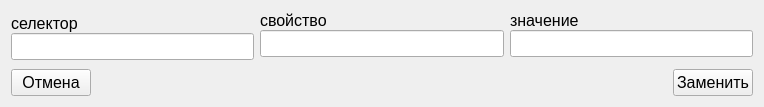
<?xml version="1.0" encoding="UTF-8"?>
<ui version="4.0">
 <class>Form</class>
 <widget class="QWidget" name="Form">
  <property name="geometry">
   <rect>
    <x>0</x>
    <y>0</y>
    <width>764</width>
    <height>107</height>
   </rect>
  </property>
  <property name="windowTitle">
   <string>Form</string>
  </property>
  <layout class="QVBoxLayout" name="verticalLayout">
   <item>
    <layout class="QHBoxLayout" name="horizontalLayout_2">
     <item>
      <layout class="QFormLayout" name="formLayout">
       <property name="fieldGrowthPolicy">
        <enum>QFormLayout::AllNonFixedFieldsGrow</enum>
       </property>
       <property name="rowWrapPolicy">
        <enum>QFormLayout::WrapAllRows</enum>
       </property>
       <property name="labelAlignment">
        <set>Qt::AlignLeading|Qt::AlignLeft|Qt::AlignVCenter</set>
       </property>
       <property name="formAlignment">
        <set>Qt::AlignCenter</set>
       </property>
       <property name="horizontalSpacing">
        <number>0</number>
       </property>
       <property name="verticalSpacing">
        <number>0</number>
       </property>
       <item row="0" column="0">
        <widget class="QLabel" name="Label">
         <property name="font">
          <font>
           <pointsize>12</pointsize>
          </font>
         </property>
         <property name="layoutDirection">
          <enum>Qt::LeftToRight</enum>
         </property>
         <property name="autoFillBackground">
          <bool>true</bool>
         </property>
         <property name="text">
          <string>селектор</string>
         </property>
        </widget>
       </item>
       <item row="0" column="1">
        <widget class="QLineEdit" name="LineEdit_1">
         <property name="font">
          <font>
           <pointsize>12</pointsize>
          </font>
         </property>
         <property name="text">
          <string/>
         </property>
        </widget>
       </item>
      </layout>
     </item>
     <item>
      <layout class="QFormLayout" name="formLayout_3">
       <property name="fieldGrowthPolicy">
        <enum>QFormLayout::AllNonFixedFieldsGrow</enum>
       </property>
       <property name="rowWrapPolicy">
        <enum>QFormLayout::WrapAllRows</enum>
       </property>
       <property name="horizontalSpacing">
        <number>0</number>
       </property>
       <property name="verticalSpacing">
        <number>0</number>
       </property>
       <item row="0" column="0">
        <widget class="QLabel" name="Label_3">
         <property name="font">
          <font>
           <pointsize>12</pointsize>
          </font>
         </property>
         <property name="layoutDirection">
          <enum>Qt::LeftToRight</enum>
         </property>
         <property name="autoFillBackground">
          <bool>true</bool>
         </property>
         <property name="text">
          <string>свойство</string>
         </property>
        </widget>
       </item>
       <item row="0" column="1">
        <widget class="QLineEdit" name="LineEdit_3">
         <property name="font">
          <font>
           <pointsize>12</pointsize>
          </font>
         </property>
         <property name="text">
          <string/>
         </property>
        </widget>
       </item>
      </layout>
     </item>
     <item>
      <layout class="QFormLayout" name="formLayout_2">
       <property name="fieldGrowthPolicy">
        <enum>QFormLayout::AllNonFixedFieldsGrow</enum>
       </property>
       <property name="rowWrapPolicy">
        <enum>QFormLayout::WrapAllRows</enum>
       </property>
       <property name="horizontalSpacing">
        <number>0</number>
       </property>
       <property name="verticalSpacing">
        <number>0</number>
       </property>
       <item row="0" column="0">
        <widget class="QLabel" name="Label_2">
         <property name="font">
          <font>
           <pointsize>12</pointsize>
          </font>
         </property>
         <property name="layoutDirection">
          <enum>Qt::LeftToRight</enum>
         </property>
         <property name="autoFillBackground">
          <bool>true</bool>
         </property>
         <property name="text">
          <string>значение</string>
         </property>
        </widget>
       </item>
       <item row="0" column="1">
        <widget class="QLineEdit" name="LineEdit_4">
         <property name="font">
          <font>
           <pointsize>12</pointsize>
          </font>
         </property>
         <property name="text">
          <string/>
         </property>
        </widget>
       </item>
      </layout>
     </item>
    </layout>
   </item>
   <item>
    <layout class="QHBoxLayout" name="horizontalLayout">
     <item>
      <widget class="QPushButton" name="pushButton_2">
       <property name="font">
        <font>
         <pointsize>12</pointsize>
        </font>
       </property>
       <property name="text">
        <string>Отмена</string>
       </property>
      </widget>
     </item>
     <item>
      <spacer name="horizontalSpacer">
       <property name="orientation">
        <enum>Qt::Horizontal</enum>
       </property>
       <property name="sizeHint" stdset="0">
        <size>
         <width>40</width>
         <height>20</height>
        </size>
       </property>
      </spacer>
     </item>
     <item>
      <widget class="QPushButton" name="pushButton_1">
       <property name="font">
        <font>
         <pointsize>12</pointsize>
        </font>
       </property>
       <property name="text">
        <string>Заменить</string>
       </property>
      </widget>
     </item>
    </layout>
   </item>
  </layout>
 </widget>
 <resources/>
 <connections/>
</ui>
